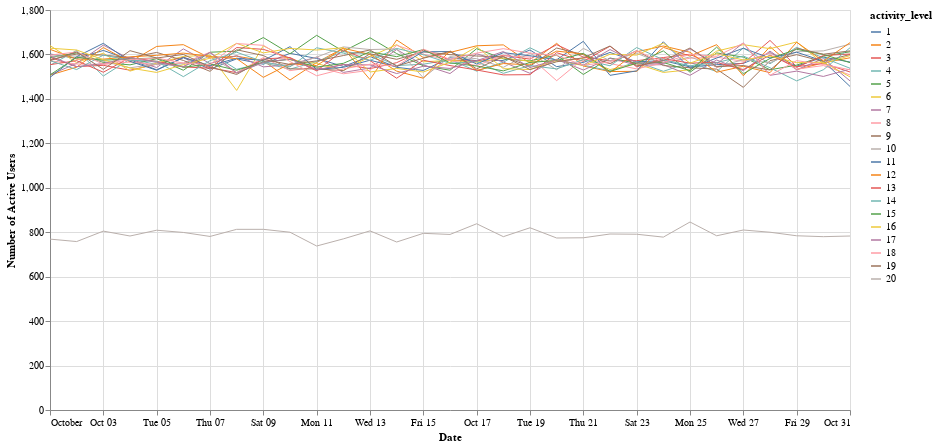

The code cell stored with this chart in its notebook:
### Code cell
alt.Chart(activity).mark_line(size=1).encode(
    alt.X('dt:T', axis=alt.Axis(title = 'Date')),
    alt.Y('number_of_active_users:Q', axis=alt.Axis(title = 'Number of Active Users')),
    tooltip=['activity_level'],
    color='activity_level:N'
).properties(
    width=800,
    height=400
)

### Figure 1 — Vega-Lite specification as saved in the notebook (floating-point values rounded to 4 significant figures; data arrays with more than 128 entries replaced by an {"elided": "..."} marker saying what was removed)
{"config": {"view": {"continuousWidth": 300, "continuousHeight": 300}}, "data": {"name": "data-070f76c76fd19faf7558d610c3a363d8"}, "mark": {"type": "line", "size": 1}, "encoding": {"color": {"field": "activity_level", "type": "nominal"}, "tooltip": [{"field": "activity_level", "type": "quantitative"}], "x": {"axis": {"title": "Date"}, "field": "dt", "type": "temporal"}, "y": {"axis": {"title": "Number of Active Users"}, "field": "number_of_active_users", "type": "quantitative"}}, "height": 400, "width": 800, "$schema": "https://vega.github.io/schema/vega-lite/v5.20.1.json", "datasets": {"data-070f76c76fd19faf7558d610c3a363d8": {"elided": "620 records"}}}
